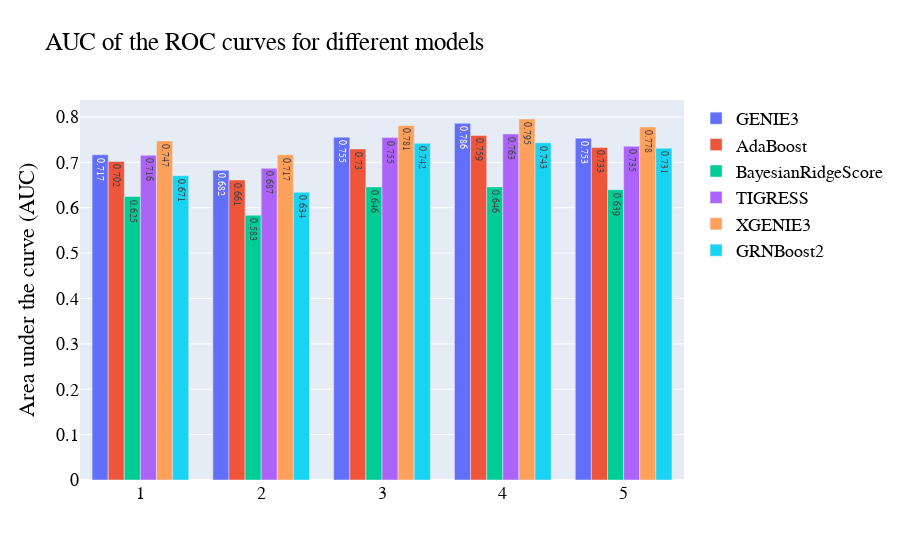
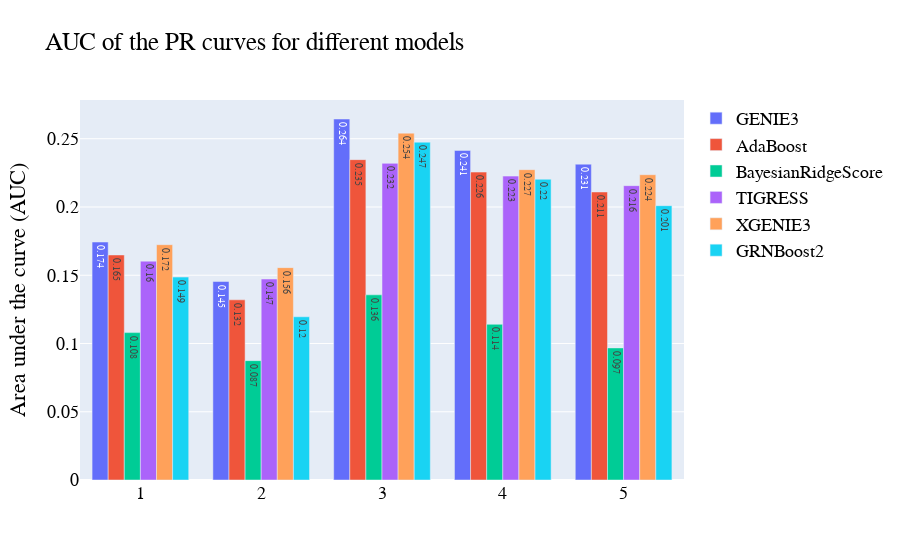

Notebook source saved alongside these figures, in order:
### Markdown cell above
##### Plotting the AUC of various methods

### Code cell
BarPlot(roc_df, 'AUC of the ROC curves for different models',figPathPart2,'ROC')
BarPlot(pr_df, 'AUC of the PR curves for different models',figPathPart2,'PR')

### Figure 1 — Plotly figure (JSON) as saved in the notebook; plotly's stock layout.template omitted (floating-point values rounded to 4 significant figures)
{"data": [{"name": "GENIE3", "text": [0.717, 0.682, 0.755, 0.786, 0.753], "textposition": "auto", "type": "bar", "x": [1, 2, 3, 4, 5], "y": [0.7168, 0.6824, 0.7555, 0.7861, 0.753]}, {"name": "AdaBoost", "text": [0.702, 0.661, 0.73, 0.759, 0.733], "textposition": "auto", "type": "bar", "x": [1, 2, 3, 4, 5], "y": [0.702, 0.6612, 0.7296, 0.7592, 0.7327]}, {"name": "BayesianRidgeScore", "text": [0.625, 0.583, 0.646, 0.646, 0.639], "textposition": "auto", "type": "bar", "x": [1, 2, 3, 4, 5], "y": [0.6247, 0.5833, 0.6458, 0.6459, 0.6394]}, {"name": "TIGRESS", "text": [0.716, 0.687, 0.755, 0.763, 0.735], "textposition": "auto", "type": "bar", "x": [1, 2, 3, 4, 5], "y": [0.7157, 0.6869, 0.7545, 0.7626, 0.7355]}, {"name": "XGENIE3", "text": [0.747, 0.717, 0.781, 0.795, 0.778], "textposition": "auto", "type": "bar", "x": [1, 2, 3, 4, 5], "y": [0.7472, 0.7167, 0.7813, 0.7955, 0.7781]}, {"name": "GRNBoost2", "text": [0.671, 0.634, 0.742, 0.743, 0.731], "textposition": "auto", "type": "bar", "x": [1, 2, 3, 4, 5], "y": [0.6706, 0.6341, 0.742, 0.7432, 0.7313]}], "layout": {"barmode": "group", "font": {"color": "Black", "family": "Arial", "size": 18}, "title": {"text": "AUC of the ROC curves for different models"}, "yaxis": {"title": {"text": "Area under the curve (AUC)"}}}}

### Figure 2 — Plotly figure (JSON) as saved in the notebook; plotly's stock layout.template omitted (floating-point values rounded to 4 significant figures)
{"data": [{"name": "GENIE3", "text": [0.174, 0.145, 0.264, 0.241, 0.231], "textposition": "auto", "type": "bar", "x": [1, 2, 3, 4, 5], "y": [0.1743, 0.1454, 0.2645, 0.2414, 0.2314]}, {"name": "AdaBoost", "text": [0.165, 0.132, 0.235, 0.226, 0.211], "textposition": "auto", "type": "bar", "x": [1, 2, 3, 4, 5], "y": [0.1648, 0.132, 0.2347, 0.2256, 0.211]}, {"name": "BayesianRidgeScore", "text": [0.108, 0.087, 0.136, 0.114, 0.097], "textposition": "auto", "type": "bar", "x": [1, 2, 3, 4, 5], "y": [0.108, 0.08745, 0.1356, 0.1141, 0.09676]}, {"name": "TIGRESS", "text": [0.16, 0.147, 0.232, 0.223, 0.216], "textposition": "auto", "type": "bar", "x": [1, 2, 3, 4, 5], "y": [0.1603, 0.1472, 0.232, 0.2226, 0.2156]}, {"name": "XGENIE3", "text": [0.172, 0.156, 0.254, 0.227, 0.224], "textposition": "auto", "type": "bar", "x": [1, 2, 3, 4, 5], "y": [0.1724, 0.1556, 0.2541, 0.2273, 0.2236]}, {"name": "GRNBoost2", "text": [0.149, 0.12, 0.247, 0.22, 0.201], "textposition": "auto", "type": "bar", "x": [1, 2, 3, 4, 5], "y": [0.1487, 0.1196, 0.2475, 0.2203, 0.201]}], "layout": {"barmode": "group", "font": {"color": "Black", "family": "Arial", "size": 18}, "title": {"text": "AUC of the PR curves for different models"}, "yaxis": {"title": {"text": "Area under the curve (AUC)"}}}}
